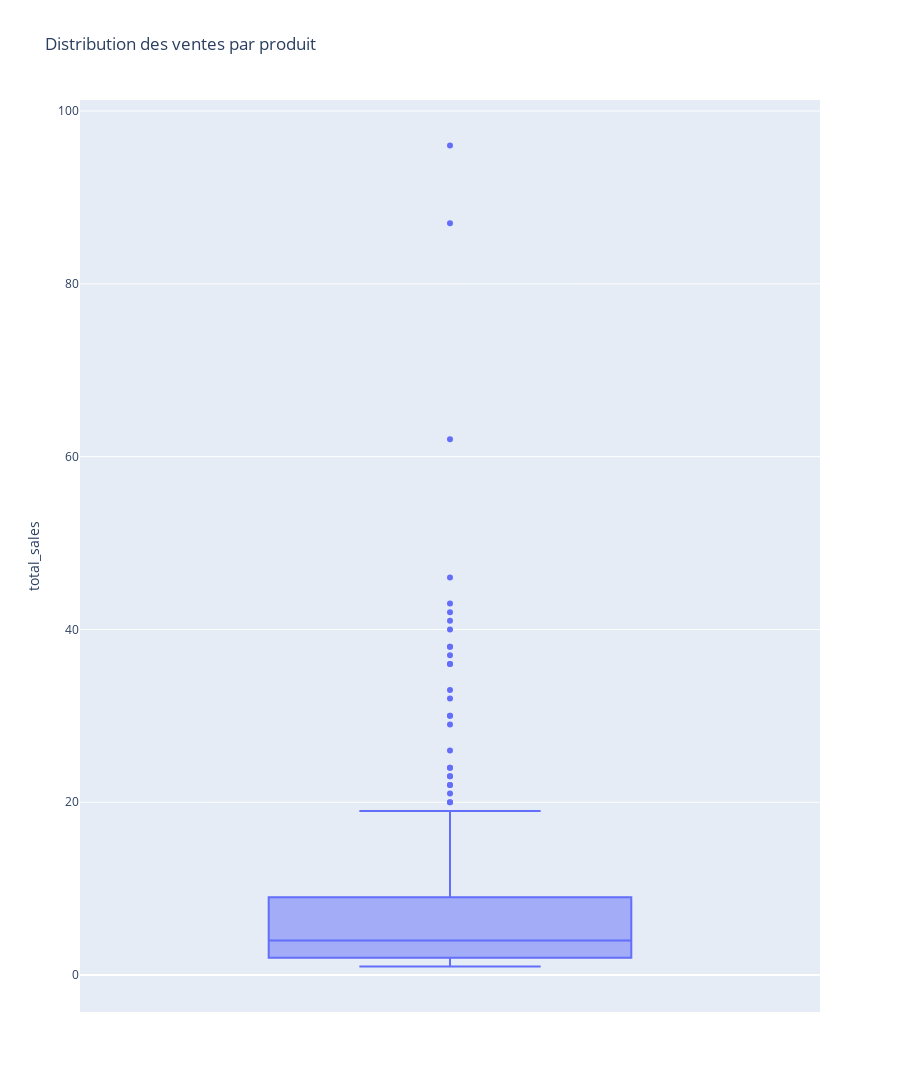

Notebook code cell kept with this figure:
### Markdown cell above
### _On a beaucoup de outliers qui sont situés au-delà du 1.5IQR + Q3 dans les prix établis_

### Code cell
px.box(price_per_product, y="total_sales", height=1500, title='Distribution des ventes par produit')

### Figure 1 — Plotly figure (JSON) as saved in the notebook; plotly's stock layout.template omitted (floating-point values rounded to 4 significant figures; data arrays with more than 128 entries replaced by an {"elided": "..."} marker saying what was removed)
{"data": [{"alignmentgroup": "True", "hovertemplate": "total_sales=%{y}<extra></extra>", "legendgroup": "", "marker": {"color": "#636efa"}, "name": "", "notched": false, "offsetgroup": "", "orientation": "v", "showlegend": false, "type": "box", "x0": " ", "xaxis": "x", "y": {"elided": "385 int values"}, "y0": " ", "yaxis": "y"}], "layout": {"boxmode": "group", "height": 1500, "legend": {"tracegroupgap": 0}, "title": {"text": "Distribution des ventes par produit"}, "xaxis": {"anchor": "y", "domain": [0, 1]}, "yaxis": {"anchor": "x", "domain": [0, 1], "title": {"text": "total_sales"}}}}
